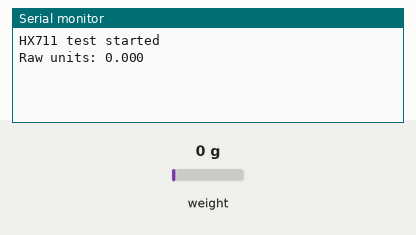
Bench run of a sketch on a simulated ESP32. Shown: the last lines printed to the serial monitor. The inputs (shaded band) are chosen by the test bench; at power-on: weight on the scale 0 g.

Above: at 2.2 s.
2.3 s: weight on the scale set to 100 g
At 4.1 s:
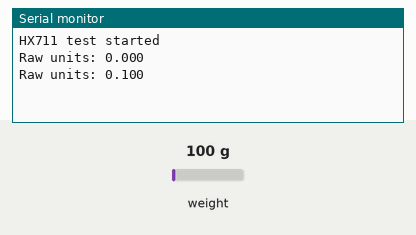
4.3 s: weight on the scale set to 1250 g
At 6.2 s:
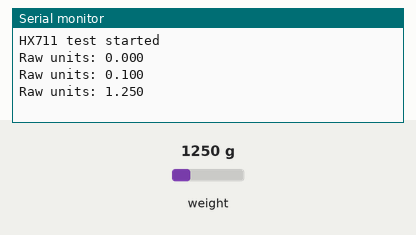
Timing chart, 0 to 7.7 s (numbered marks = the images above; inputs shaded):
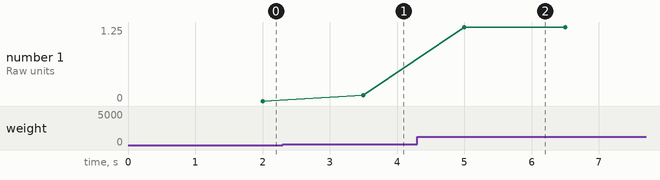

Measured:
- after the input at 2.3 s, the serial monitor: prints a new line after 1.2 s (image 1)
- after the input at 4.3 s, the serial monitor: prints a new line after 0.70 s (image 2)
- plotted number 1: 0 → 0.1 after the input at 2.3 s, 0.1 → 1.25 after the input at 4.3 s

The sketch:

hx711_test.ino
```cpp
// HX711 load cell test on ESP32

#include "HX711.h"

const int HX711_DT  = 19;  // DOUT
const int HX711_SCK = 23;  // SCK

HX711 scale;

// set this after calibration (start with -7050 or similar)
float CALIBRATION_FACTOR = -7050.0;

void setup() {
  Serial.begin(115200);
  scale.begin(HX711_DT, HX711_SCK);
  scale.set_scale(CALIBRATION_FACTOR);
  scale.tare();  // zero the scale
  Serial.println("HX711 test started");
}

void loop() {
  if (!scale.is_ready()) {
    Serial.println("HX711 not ready");
    delay(500);
    return;
  }

  // average of 10 readings
  float units = scale.get_units(10);

  Serial.print("Raw units: ");
  Serial.println(units, 3);  // interpret as grams/kg depending on calibration

  delay(500);
}
```
